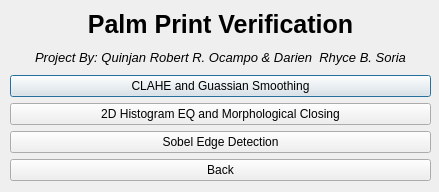
<?xml version="1.0" encoding="UTF-8"?>
<ui version="4.0">
 <class>MethodsWindow</class>
 <widget class="QDialog" name="MethodsWindow">
  <property name="geometry">
   <rect>
    <x>0</x>
    <y>0</y>
    <width>439</width>
    <height>192</height>
   </rect>
  </property>
  <property name="windowTitle">
   <string>Dialog</string>
  </property>
  <widget class="QWidget" name="verticalLayoutWidget">
   <property name="geometry">
    <rect>
     <x>10</x>
     <y>10</y>
     <width>421</width>
     <height>171</height>
    </rect>
   </property>
   <layout class="QVBoxLayout" name="verticalLayout">
    <item>
     <widget class="QLabel" name="windowTitlelabel">
      <property name="font">
       <font>
        <family>MS Sans Serif</family>
        <pointsize>19</pointsize>
        <weight>75</weight>
        <bold>true</bold>
       </font>
      </property>
      <property name="text">
       <string>Palm Print Verification</string>
      </property>
      <property name="alignment">
       <set>Qt::AlignCenter</set>
      </property>
      <property name="wordWrap">
       <bool>true</bool>
      </property>
     </widget>
    </item>
    <item>
     <widget class="QLabel" name="headerLabel">
      <property name="font">
       <font>
        <family>MS Sans Serif</family>
        <pointsize>10</pointsize>
        <weight>50</weight>
        <italic>true</italic>
        <bold>false</bold>
       </font>
      </property>
      <property name="text">
       <string>Project By: Quinjan Robert R. Ocampo &amp; Darien  Rhyce B. Soria</string>
      </property>
      <property name="alignment">
       <set>Qt::AlignCenter</set>
      </property>
      <property name="wordWrap">
       <bool>true</bool>
      </property>
     </widget>
    </item>
    <item>
     <widget class="QPushButton" name="method1PushButton">
      <property name="sizePolicy">
       <sizepolicy hsizetype="Minimum" vsizetype="Fixed">
        <horstretch>0</horstretch>
        <verstretch>0</verstretch>
       </sizepolicy>
      </property>
      <property name="maximumSize">
       <size>
        <width>16777215</width>
        <height>16777215</height>
       </size>
      </property>
      <property name="text">
       <string>CLAHE and Guassian Smoothing</string>
      </property>
     </widget>
    </item>
    <item>
     <widget class="QPushButton" name="method2PushButton">
      <property name="sizePolicy">
       <sizepolicy hsizetype="Minimum" vsizetype="Fixed">
        <horstretch>0</horstretch>
        <verstretch>0</verstretch>
       </sizepolicy>
      </property>
      <property name="maximumSize">
       <size>
        <width>16777215</width>
        <height>16777215</height>
       </size>
      </property>
      <property name="text">
       <string>2D Histogram EQ and Morphological Closing</string>
      </property>
     </widget>
    </item>
    <item>
     <widget class="QPushButton" name="method3PushButton">
      <property name="sizePolicy">
       <sizepolicy hsizetype="Minimum" vsizetype="Fixed">
        <horstretch>0</horstretch>
        <verstretch>0</verstretch>
       </sizepolicy>
      </property>
      <property name="maximumSize">
       <size>
        <width>16777215</width>
        <height>16777215</height>
       </size>
      </property>
      <property name="text">
       <string>Sobel Edge Detection</string>
      </property>
     </widget>
    </item>
    <item>
     <widget class="QPushButton" name="backPushButton">
      <property name="text">
       <string>Back</string>
      </property>
     </widget>
    </item>
   </layout>
  </widget>
 </widget>
 <resources/>
 <connections/>
</ui>
